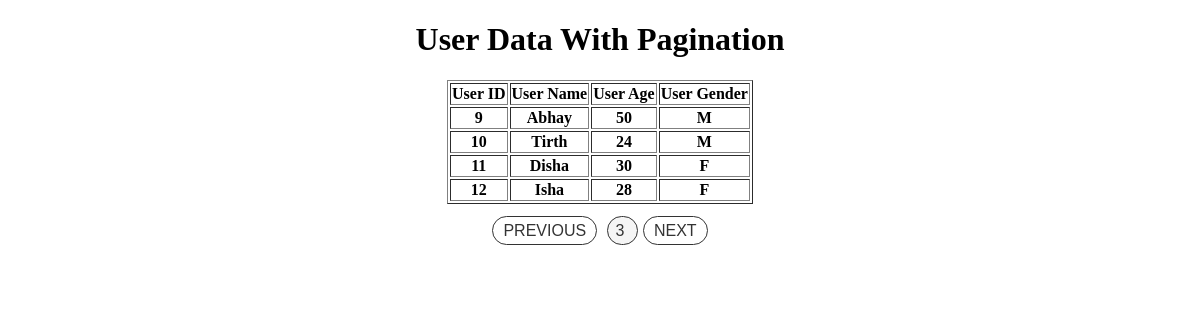
/data/?page=3, run on the app's committed database.
### p1/models.py (models this page shows)
class User(models.Model):
    u_id = models.AutoField(primary_key=True)
    u_name = models.CharField(max_length=100)
    u_age = models.IntegerField()
    u_gender = models.CharField(max_length=10)
    class Meta:
        db_table = "User"

### p1/views.py (the view)
# urls.py: path('data/', views.User_Data),
def User_Data(request):
    all_user = User.objects.all()
    paginator = Paginator(all_user, 4, orphans=2)
    page_number = request.GET.get('page')
    page_obj = paginator.get_page(page_number)
    return render(request, 'index.html', {'page_obj': page_obj})

### p1/template/index.html (shortened to what this page needs)
<!DOCTYPE html>
<html lang="en">
<head>
</head>
<body align="center">
    <div>
        <h1>User Data With Pagination</h1>
    </div>
    <div align="center">
        <table border="1">
            <tr>
                <th>User ID</th>
                <th>User Name</th>
                <th>User Age</th>
                <th>User Gender</th>
            </tr>
            {% for data in page_obj %}
            <tr>
                <th>{{data.u_id}}</th>
                <th>{{data.u_name}}</th>
                <th>{{data.u_age}}</th>
                <th>{{data.u_gender}}</th>
            </tr>
            {% endfor %}
        </table>
        <br>
        <div class="paginator">
            <span>
                {% if page_obj.has_previous %}
                <a href="?page={{page_obj.previous_page_number}}">PREVIOUS</a>
                {% endif %}
                <span class="current-page">
                    {{ page_obj.number }}
                </span>
                {% if page_obj.has_next %}
                <a href="?page={{page_obj.next_page_number}}">NEXT</a>
                {% endif %}
            </span>
        </div>
    </div>
</body>
</html>

### p1/template/index.html (style rules this page uses)
.paginator { display: flex; justify-content: center; align-items: center; font-family: Arial, sans-serif; }
.paginator span { margin: 0 5px; }
.paginator a { text-decoration: none; padding: 5px 10px; border: 1px solid #333; border-radius: 50px; color: #333; }
.paginator .current-page { padding: 5px 8px; border: 1px solid #333; border-radius: 50px; background-color: #f5f5f5; color: #333; }

### data on the page
User: u_id "9", u_name "Abhay", u_age "50", u_gender "M"
User: u_id "10", u_name "Tirth", u_age "24", u_gender "M"
User: u_id "11", u_name "Disha", u_age "30", u_gender "F"
User: u_id "12", u_name "Isha", u_age "28", u_gender "F"

### other printed values
{{ page_obj.number }} "3"
